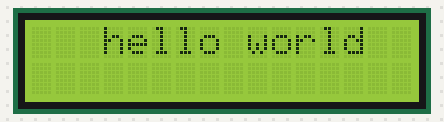
This sketch was run on a simulated Arduino Uno, built with avr-gcc and run on an emulated ATmega328P. Parts: 16×2 character LCD.

Above: at 0.21 s.
At 0.81 s:
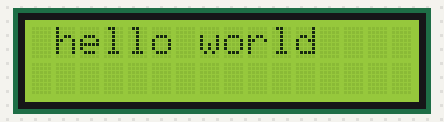
At 1.41 s:
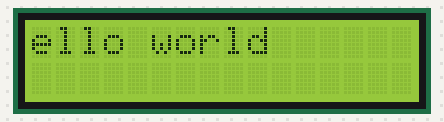
At 2.61 s:
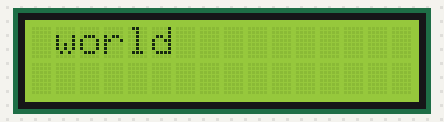
At 3.81 s:
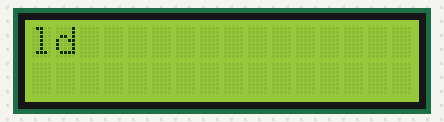
At 5.02 s:
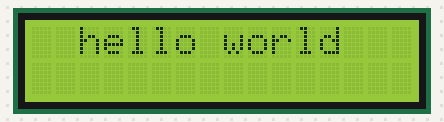

The sketch:

lcd_basic.ino
```cpp
// 效果
// 在lcd1602的屏幕上打印出hello world，并向左滚动
//
// 接线说明
// LCD1602
// VSS => c1, e1 => -
// VDD => c2, e2 => +
// V0 => c3, 1K电阻 e3 => -
// RS => c4, e4 => 12
// RW => c5, e5 => -
// E => c6, e6 => 13
// D0~D3不接
// D4 => c11, e11 => 4
// D5 => c12, e12 => 5
// D6 => c13, e13 => 6
// D7 => c14, e14 => 7
// A => c15, e15 => +
// K => c16, 1K电阻 e16 => -
// 正负极
// 5V => +
// GND => -

#include <LiquidCrystal.h>
LiquidCrystal lcd(12, 13, 4, 5, 6, 7);

void setup() {
  lcd.begin(16, 2); // columns 16, rows 2
}

void loop() {
  lcd.clear();
  lcd.setCursor(3, 0);
  lcd.print("hello world");
  for (int i = 0; i < 15; ++i) {
    delay(300);
    lcd.scrollDisplayLeft();
  }
}
```

Measured:
- by itself, everything shown: repeats every 4.5 s, in 15 steps
